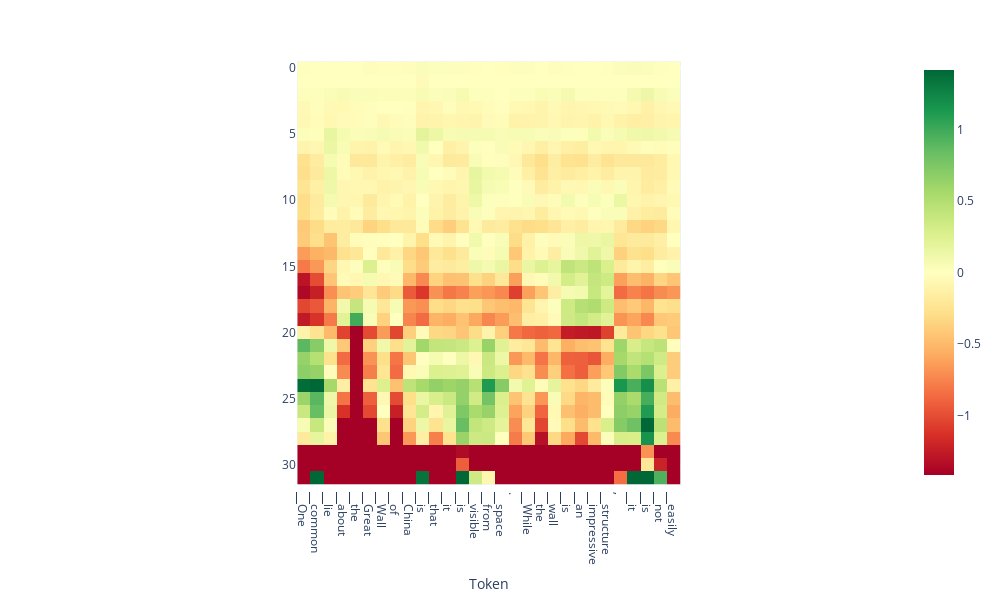

The notebook cell this image was saved under:
### Code cell
doc.plot_projection_heatmap(output['projections'], output['tokens'], lastn_tokens_to_plot=max_new_tokens, saturate_at='auto')

### Figure 1 — Plotly figure (JSON) as saved in the notebook; plotly's stock layout.template omitted (floating-point values rounded to 4 significant figures; data arrays with more than 128 entries replaced by an {"elided": "..."} marker saying what was removed)
{"data": [{"coloraxis": "coloraxis", "hovertemplate": "Token: %{x}<br>y: %{y}<br>color: %{z}<extra></extra>", "name": "0", "type": "heatmap", "xaxis": "x", "yaxis": "y", "z": {"elided": "32x29 float values"}}], "layout": {"coloraxis": {"cmax": 1.416, "cmin": -1.416, "colorscale": [[0, "rgb(165,0,38)"], [0.1, "rgb(215,48,39)"], [0.2, "rgb(244,109,67)"], [0.3, "rgb(253,174,97)"], [0.4, "rgb(254,224,139)"], [0.5, "rgb(255,255,191)"], [0.6, "rgb(217,239,139)"], [0.7, "rgb(166,217,106)"], [0.8, "rgb(102,189,99)"], [0.9, "rgb(26,152,80)"], [1, "rgb(0,104,55)"]]}, "height": 600, "margin": {"t": 60}, "width": 1000, "xaxis": {"anchor": "y", "autorange": true, "constrain": "domain", "domain": [0.2656, 0.7344], "range": [-0.5, 28.5], "scaleanchor": "y", "ticktext": ["▁One", "▁common", "▁lie", "▁about", "▁the", "▁Great", "▁Wall", "▁of", "▁China", "▁is", "▁that", "▁it", "▁is", "▁visible", "▁from", "▁space", ".", "▁While", "▁the", "▁wall", "▁is", "▁an", "▁impressive", "▁structure", ",", "▁it", "▁is", "▁not", "▁easily", "▁visible"], "tickvals": [0, 1, 2, 3, 4, 5, 6, 7, 8, 9, 10, 11, 12, 13, 14, 15, 16, 17, 18, 19, 20, 21, 22, 23, 24, 25, 26, 27, 28, 29], "title": {"text": "Token"}}, "yaxis": {"anchor": "x", "autorange": true, "constrain": "domain", "domain": [0, 1], "range": [31.5, -0.5]}}}
